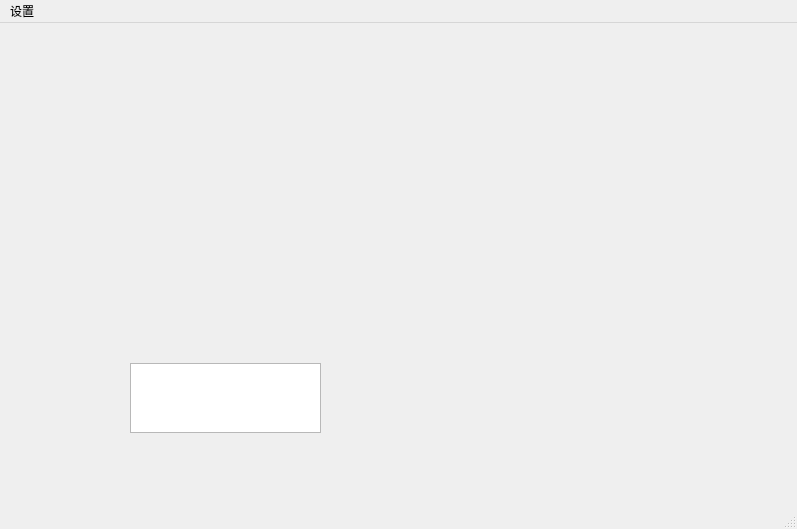
<?xml version="1.0" encoding="UTF-8"?>
<ui version="4.0">
 <class>MainWindow</class>
 <widget class="QMainWindow" name="MainWindow">
  <property name="geometry">
   <rect>
    <x>0</x>
    <y>0</y>
    <width>797</width>
    <height>529</height>
   </rect>
  </property>
  <property name="font">
   <font>
    <family>Arial</family>
   </font>
  </property>
  <property name="windowTitle">
   <string>MainWindow</string>
  </property>
  <widget class="QWidget" name="centralwidget">
   <widget class="QTextEdit" name="textEdit">
    <property name="geometry">
     <rect>
      <x>130</x>
      <y>340</y>
      <width>191</width>
      <height>70</height>
     </rect>
    </property>
   </widget>
  </widget>
  <widget class="QMenuBar" name="menubar">
   <property name="geometry">
    <rect>
     <x>0</x>
     <y>0</y>
     <width>797</width>
     <height>20</height>
    </rect>
   </property>
   <widget class="QMenu" name="menu_Settings">
    <property name="title">
     <string>设置</string>
    </property>
   </widget>
   <addaction name="menu_Settings"/>
  </widget>
  <widget class="QStatusBar" name="statusbar"/>
 </widget>
 <resources/>
 <connections/>
</ui>
